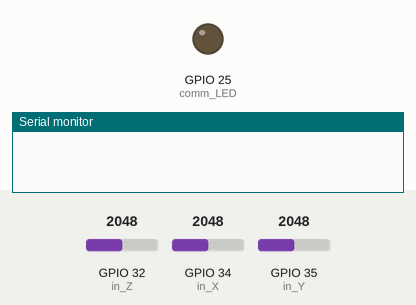
Bench run of a sketch on a simulated ESP32. On the bench: output pins drawn as LEDs (lit = HIGH), the last lines printed to the serial monitor. Inputs (shaded band) come from the test bench; at power-on: GPIO 32 (in_Z) = 2048, GPIO 34 (in_X) = 2048, GPIO 35 (in_Y) = 2048. WiFi joins after 1.5 s; servers stay silent unless stated.

Above: at 0.1 s.
At 1.5 s:
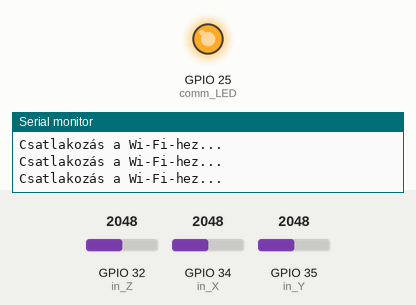
Timing chart, 0 to 3.0 s (numbered marks = the images above):
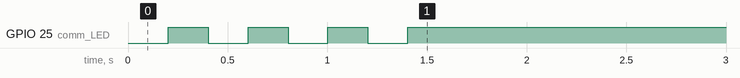

The sketch:

test_esp32_client.ino
```cpp
#include <WiFi.h>

// Wi-Fi AP adatok
const char* ssid = "ESP32-AccesPoint";
const char* password = "12345678";
const char* host = "192.168.4.1"; // Robot IP-address (AP)

// Inicializálás
const int comm_LED = 25;
const int in_X = 34;
const int in_Y = 35;
const int in_Z = 32;

const int FILTER_SIZE = 3;  // Mozgó átlag szűrő mérete
int x_values[FILTER_SIZE] = {0};
int y_values[FILTER_SIZE] = {0};
int z_values[FILTER_SIZE] = {0};
int filter_index = 0;

struct SensorData {
  int x;
  int y;
  int z;
};

WiFiClient client;

void setup() {
  Serial.begin(115200);

  pinMode(in_X, INPUT);
  pinMode(in_Y, INPUT);
  pinMode(in_Z, INPUT);
  pinMode(comm_LED, OUTPUT);

  WiFi.begin(ssid, password);
  while (WiFi.status() != WL_CONNECTED) {
    digitalWrite(comm_LED, LOW);
    delay(200);
    digitalWrite(comm_LED, HIGH);
    delay(200);
    Serial.println("Csatlakozás a Wi-Fi-hez...");
  }
  Serial.println("Csatlakozva!");

  if (client.connect(host, 80)) {
    Serial.println("Csatlakozva a robot szerverhez.");
    digitalWrite(comm_LED, HIGH);
  } else {
    Serial.println("Nem sikerült csatlakozni.");
    digitalWrite(comm_LED, LOW);
  }
}

int moving_average(int* values) {
  int sum = 0;
  for (int i = 0; i < FILTER_SIZE; i++) {
    sum += values[i];
  }
  return sum / FILTER_SIZE;
}

void loop() {
  SensorData data;
  data.x = analogRead(in_X);
  data.y = analogRead(in_Y);
  data.z = analogRead(in_Z);

  // Frissítjük a mozgó átlag szűrőt
  x_values[filter_index] = data.x;
  y_values[filter_index] = data.y;
  z_values[filter_index] = data.z;
  filter_index = (filter_index + 1) % FILTER_SIZE;

  // Szűrt értékek kiszámítása
  int filteredX = moving_average(x_values);
  int filteredY = moving_average(y_values);
  int filteredZ = moving_average(z_values);

  // Skálázás (0-4095 -> 0-50)
  int scaledX = map(filteredX, 0, 4095, 0, 100);
  int scaledY = map(filteredY, 0, 4095, 0, 100);
  int scaledZ = map(filteredZ, 0, 4095, 0, 100);

  // Küldés Wi-Fi-n keresztül
  if (client.connected()) {
    String data_to_send = String(scaledX) + "," + String(scaledY) + "," + String(scaledZ);
    client.println(data_to_send);
    Serial.println("Küldött adat: " + data_to_send);
  } else {
    Serial.println("Kapcsolat megszakadt, újracsatlakozás...");
    if (client.connect(host, 80)) {
      Serial.println("Újracsatlakozva a szerverhez.");
      digitalWrite(comm_LED, HIGH);
    } else {
      digitalWrite(comm_LED, LOW);
    }
  }

  delay(100);

}
```
